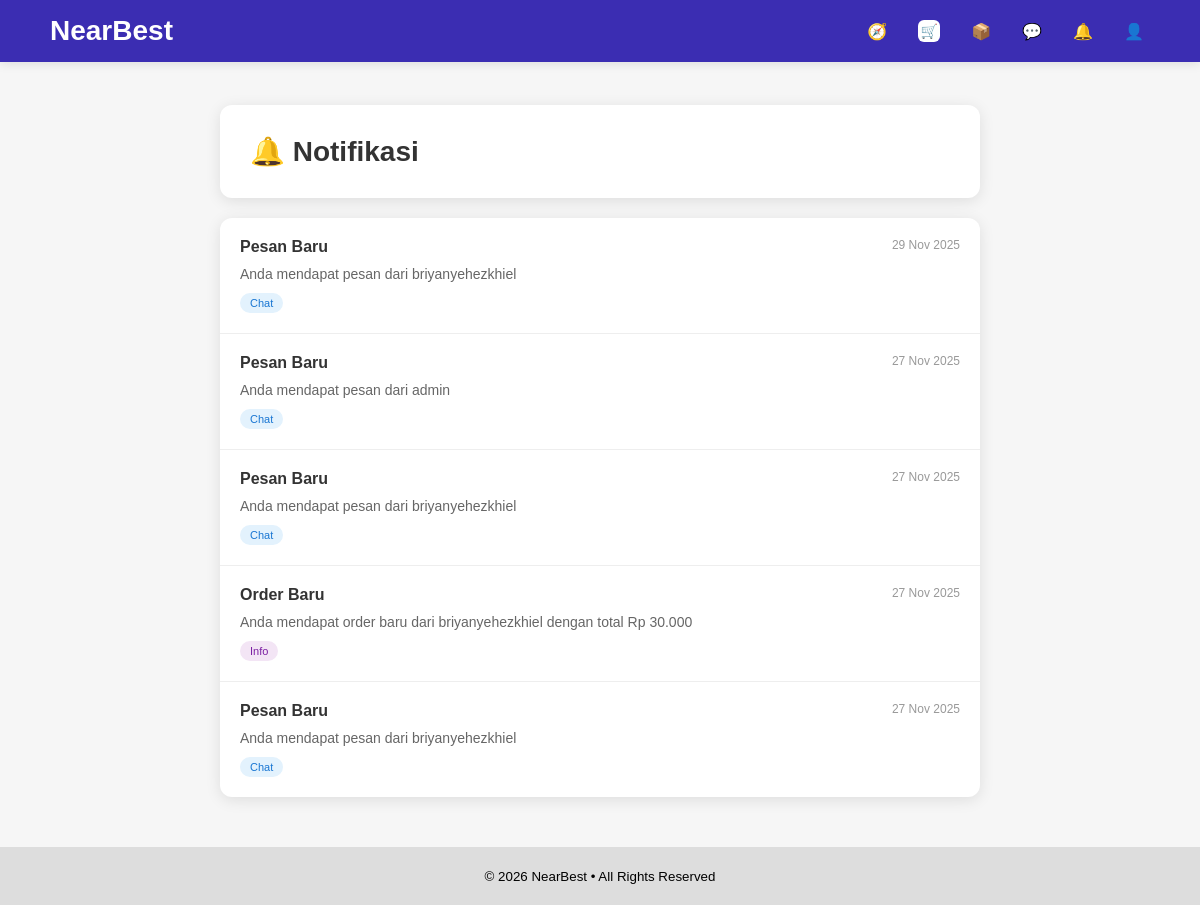
The app's page /pages/notifications.php (signed in), older data.
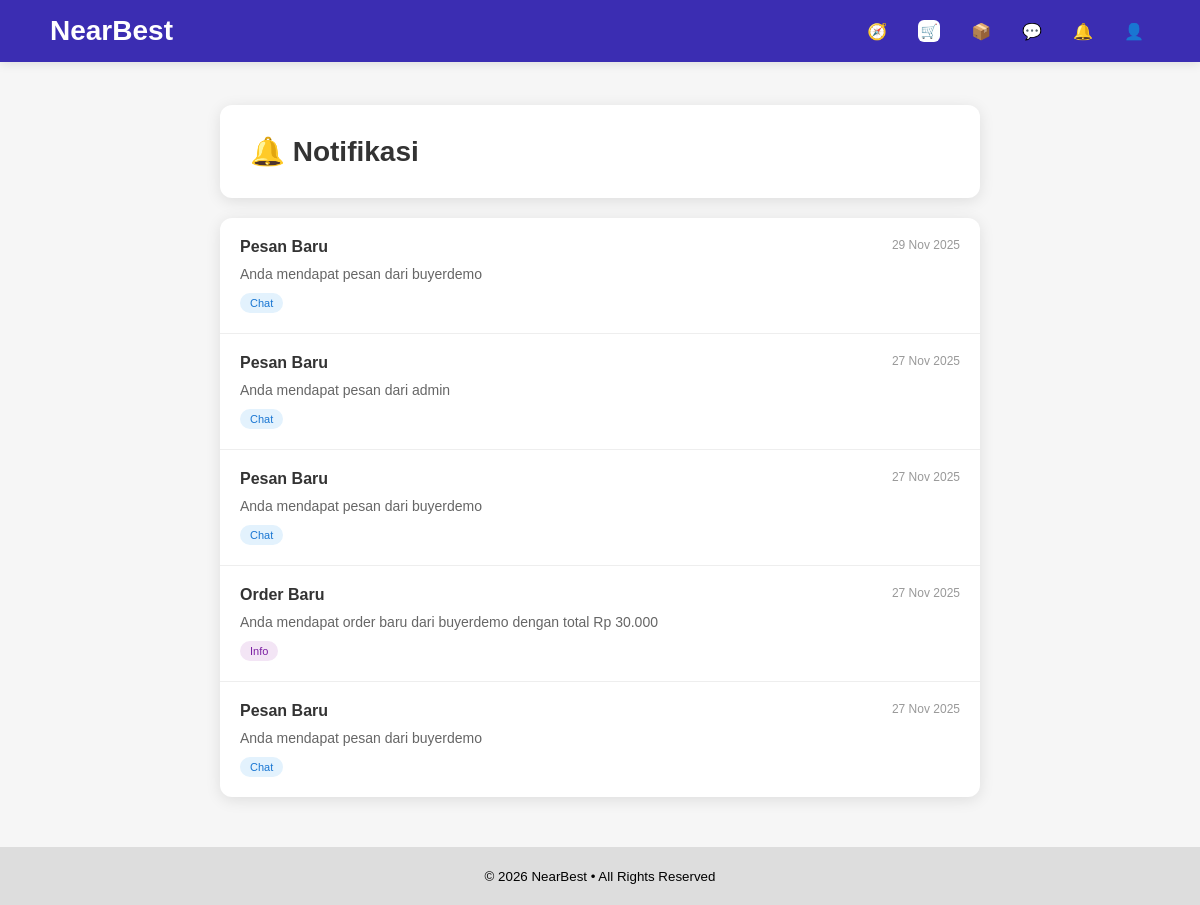
The same page, newer data.
### tables this page shows
CREATE TABLE `notifications` (
  `id` int NOT NULL,
  `user_username` varchar(100) NOT NULL,
  `title` varchar(255) NOT NULL,
  `message` text NOT NULL,
  `type` varchar(50) DEFAULT 'info',
  `is_read` tinyint(1) DEFAULT '0',
  `created_at` timestamp NULL DEFAULT CURRENT_TIMESTAMP,
  `link` varchar(255) DEFAULT NULL
);

### pages/notifications.php (the view, shortened to what this page needs)
<?php
include "../db.php";
$username = $_SESSION['username'];
$sql = "SELECT * FROM notifications WHERE user_username = '$username' ORDER BY created_at DESC";
$result = mysqli_query($conn, $sql);
?>
<!DOCTYPE html>
<html lang="id">
<head>
</head>
<body>
<?php include "../includes/header.php"; ?>
<div class="container">
    <div class="page-header">
        <h1>🔔 Notifikasi</h1>
    </div>
    <div class="notifications-list">
        <?php if(mysqli_num_rows($result) > 0): ?>
            <?php while($notif = mysqli_fetch_assoc($result)): ?>
            <div class="notification-item <?php echo $notif['is_read'] == 0 ? 'unread' : ''; ?>"
                 onclick="<?php echo $notif['link'] ? "location.href='{$notif['link']}'" : ''; ?>">
                <div class="notification-header">
                    <div class="notification-title"><?php echo htmlspecialchars($notif['title']); ?></div>
                    <div class="notification-time">
                        <?php
                        $time = strtotime($notif['created_at']);
                        $now = time();
                        $diff = $now - $time;
                        if($diff < 60) {
                            echo 'Baru saja';
                        } elseif($diff < 3600) {
                            echo floor($diff/60) . ' menit lalu';
                        } elseif($diff < 86400) {
                            echo floor($diff/3600) . ' jam lalu';
                        } else {
                            echo date('d M Y', $time);
                        }
                        ?>
                    </div>
                </div>
                <div class="notification-message">
                    <?php echo htmlspecialchars($notif['message']); ?>
                </div>
                <span class="notification-type type-<?php echo $notif['type']; ?>">
                    <?php echo ucfirst($notif['type']); ?>
                </span>
            </div>
            <?php endwhile; ?>
        <?php endif; ?>
    </div>
</div>
<?php include "../includes/footer.php"; ?>
</body>
</html>

### includes/header.php (shortened to what this page needs)
<nav style="
    background:#3b2db2;
    position:fixed;
    top:0;
    left:0;
    width:100%;
    z-index:1000;
    box-shadow:0 2px 10px rgba(0,0,0,0.1);
">
    <div style="
        max-width:1100px;
        margin:0 auto;
        display:flex;
        justify-content:space-between;
        align-items:center;
        padding:15px 0px;
        color:white;
    ">
        <a href="../pages/shop.php" style="font-size:28px; font-weight:bold; color:white; text-decoration:none;">NearBest</a>
        <div style="display:flex; align-items:center; gap:5px;">
            <?php if(isset($_SESSION['role']) && $_SESSION['role']==='admin'): ?>
            <a href="../admin/dashboard.php" class="nav-icon" style="font-weight:600">🧭 <span class="label">Dashboard</span></a>
            <?php elseif(isset($_SESSION['role']) && $_SESSION['role']==='seller'): ?>
            <a href="../seller/dashboard.php" class="nav-icon" style="font-weight:600">🧭 <span class="label">Dashboard</span></a>
            <?php endif; ?>
            <a href="../pages/cart.php" class="nav-icon">
                <span style="display:inline-block;width:22px;height:22px;background:white;color:#3b2db2;border-radius:6px;display:flex;align-items:center;justify-content:center;font-size:14px;">🛒</span>
            </a>
            <a href="../pages/my_orders.php" class="nav-icon">📦 <span class="label">Order</span></a>
            <a href="../pages/chat.php" class="nav-icon">💬 <span class="label">Chat</span></a>
            <a href="../pages/notifications.php" class="nav-icon">🔔 <span class="label">Notifikasi</span>
            </a>
            <a href="../pages/profile.php" class="nav-icon">👤 <span class="label">Profile</span></a>
        </div>
    </div>
</nav>
<div style="height:65px;"></div>

### includes/footer.php
<footer style="
    background:#ddd;
    padding:20px;
    text-align:center;
    margin-top:50px;">
    <small>&copy; <?= date('Y');?> NearBest • All Rights Reserved</small>
</footer>

### pages/notifications.php (style rules this page uses)
* { margin:0; padding:0; box-sizing:border-box; font-family: Arial; }
body { background:#f6f6f6; }
.container { max-width:800px; margin:40px auto; padding:0 20px; }
.page-header { background:#fff; padding:30px; border-radius:12px; box-shadow:0 3px 15px rgba(0,0,0,0.1); margin-bottom:20px; }
.page-header h1 { font-size:28px; color:#333; }
.notifications-list { background:#fff; border-radius:12px; box-shadow:0 3px 15px rgba(0,0,0,0.1); overflow:hidden; }
.notification-item { padding:20px; border-bottom:1px solid #eee; transition:.2s; cursor:pointer; }
.notification-item:last-child { border-bottom:none; }
.notification-header { display:flex; justify-content:space-between; align-items:start; margin-bottom:8px; }
.notification-title { font-weight:600; color:#333; font-size:16px; }
.notification-time { font-size:12px; color:#999; }
.notification-message { color:#666; font-size:14px; line-height:1.5; }
.notification-type { display:inline-block; padding:4px 10px; border-radius:12px; font-size:11px; font-weight:500; margin-top:8px; }
.type-chat { background:#e3f2fd; color:#1976d2; }
.type-info { background:#f3e5f5; color:#7b1fa2; }

### includes/header.php (style rules this page uses)
.nav-icon { margin-left:20px;color:white;text-decoration:none;display:flex;align-items:center;gap:6px;font-weight:500;position:relative }

Row changes from the older to the newer data that the page shows:
changed notifications "29 Nov 2025": message "Anda mendapat pesan dari briyanyehezkhiel" → "Anda mendapat pesan dari buyerdemo"
changed notifications (number 3 of 5 on the later page): message "Anda mendapat pesan dari briyanyehezkhiel" → "Anda mendapat pesan dari buyerdemo"
changed notifications "Order Baru": message "Anda mendapat order baru dari briyanyehezkhiel dengan total Rp 30.000" → "Anda mendapat order baru dari buyerdemo dengan total Rp 30.000"
changed notifications (number 5 of 5 on the later page): message "Anda mendapat pesan dari briyanyehezkhiel" → "Anda mendapat pesan dari buyerdemo"
